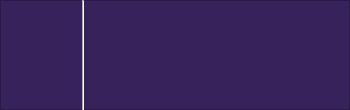
<?xml version="1.0" encoding="UTF-8"?>
<ui version="4.0">
 <class>Dialog</class>
 <widget class="QDialog" name="Dialog">
  <property name="geometry">
   <rect>
    <x>0</x>
    <y>0</y>
    <width>350</width>
    <height>110</height>
   </rect>
  </property>
  <property name="minimumSize">
   <size>
    <width>350</width>
    <height>110</height>
   </size>
  </property>
  <property name="maximumSize">
   <size>
    <width>350</width>
    <height>110</height>
   </size>
  </property>
  <property name="windowTitle">
   <string>Dialog</string>
  </property>
  <layout class="QVBoxLayout" name="verticalLayout">
   <property name="spacing">
    <number>0</number>
   </property>
   <property name="leftMargin">
    <number>0</number>
   </property>
   <property name="topMargin">
    <number>0</number>
   </property>
   <property name="rightMargin">
    <number>0</number>
   </property>
   <property name="bottomMargin">
    <number>0</number>
   </property>
   <item>
    <widget class="QFrame" name="frame">
     <property name="minimumSize">
      <size>
       <width>350</width>
       <height>110</height>
      </size>
     </property>
     <property name="maximumSize">
      <size>
       <width>350</width>
       <height>110</height>
      </size>
     </property>
     <property name="styleSheet">
      <string notr="true">background-color: rgb(55, 34, 92);</string>
     </property>
     <property name="frameShape">
      <enum>QFrame::StyledPanel</enum>
     </property>
     <property name="frameShadow">
      <enum>QFrame::Raised</enum>
     </property>
     <widget class="QLabel" name="icon">
      <property name="geometry">
       <rect>
        <x>10</x>
        <y>20</y>
        <width>60</width>
        <height>60</height>
       </rect>
      </property>
      <property name="text">
       <string/>
      </property>
     </widget>
     <widget class="Line" name="line">
      <property name="geometry">
       <rect>
        <x>82</x>
        <y>0</y>
        <width>2</width>
        <height>111</height>
       </rect>
      </property>
      <property name="styleSheet">
       <string notr="true">background-color: rgb(255, 255, 255);</string>
      </property>
      <property name="orientation">
       <enum>Qt::Vertical</enum>
      </property>
     </widget>
     <widget class="QLabel" name="title">
      <property name="geometry">
       <rect>
        <x>100</x>
        <y>10</y>
        <width>241</width>
        <height>21</height>
       </rect>
      </property>
      <property name="styleSheet">
       <string notr="true">color: rgb(255, 255, 255);
font: 75 14pt &quot;Georgia&quot;;</string>
      </property>
      <property name="text">
       <string/>
      </property>
     </widget>
     <widget class="QTextEdit" name="textEdit">
      <property name="geometry">
       <rect>
        <x>100</x>
        <y>40</y>
        <width>241</width>
        <height>61</height>
       </rect>
      </property>
      <property name="styleSheet">
       <string notr="true">color: rgb(255, 255, 255);
font: 12pt &quot;Georgia&quot;;
border:none;</string>
      </property>
      <property name="readOnly">
       <bool>true</bool>
      </property>
      <property name="html">
       <string>&lt;!DOCTYPE HTML PUBLIC &quot;-//W3C//DTD HTML 4.0//EN&quot; &quot;http://www.w3.org/TR/REC-html40/strict.dtd&quot;&gt;
&lt;html&gt;&lt;head&gt;&lt;meta name=&quot;qrichtext&quot; content=&quot;1&quot; /&gt;&lt;style type=&quot;text/css&quot;&gt;
p, li { white-space: pre-wrap; }
&lt;/style&gt;&lt;/head&gt;&lt;body style=&quot; font-family:'Georgia'; font-size:12pt; font-weight:400; font-style:normal;&quot;&gt;
&lt;p style=&quot;-qt-paragraph-type:empty; margin-top:0px; margin-bottom:0px; margin-left:0px; margin-right:0px; -qt-block-indent:0; text-indent:0px;&quot;&gt;&lt;br /&gt;&lt;/p&gt;&lt;/body&gt;&lt;/html&gt;</string>
      </property>
     </widget>
    </widget>
   </item>
  </layout>
 </widget>
 <resources/>
 <connections/>
</ui>
